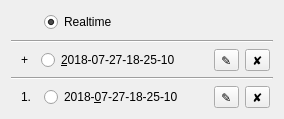
                       <widget class="QWidget" name="snap_snapshotlist">
                        <property name="geometry">
                         <rect>
                          <x>0</x>
                          <y>0</y>
                          <width>284</width>
                          <height>115</height>
                         </rect>
                        </property>
                        <property name="sizePolicy">
                         <sizepolicy hsizetype="Preferred" vsizetype="Maximum">
                          <horstretch>0</horstretch>
                          <verstretch>0</verstretch>
                         </sizepolicy>
                        </property>
                        <layout class="QVBoxLayout" name="verticalLayout_9">
                         <item>
                          <widget class="QWidget" name="widget_14" native="true">
                           <layout class="QHBoxLayout" name="horizontalLayout_23">
                            <property name="leftMargin">
                             <number>3</number>
                            </property>
                            <property name="topMargin">
                             <number>0</number>
                            </property>
                            <property name="rightMargin">
                             <number>3</number>
                            </property>
                            <property name="bottomMargin">
                             <number>0</number>
                            </property>
                            <item>
                             <widget class="QToolButton" name="toolButton_3">
                              <property name="enabled">
                               <bool>false</bool>
                              </property>
                              <property name="maximumSize">
                               <size>
                                <width>30</width>
                                <height>16777215</height>
                               </size>
                              </property>
                              <property name="text">
                               <string/>
                              </property>
                              <property name="autoRaise">
                               <bool>true</bool>
                              </property>
                             </widget>
                            </item>
                            <item>
                             <widget class="QRadioButton" name="snap_realtime">
                              <property name="sizePolicy">
                               <sizepolicy hsizetype="Maximum" vsizetype="Fixed">
                                <horstretch>0</horstretch>
                                <verstretch>0</verstretch>
                               </sizepolicy>
                              </property>
                              <property name="text">
                               <string>Realtime</string>
                              </property>
                              <property name="checkable">
                               <bool>true</bool>
                              </property>
                              <property name="checked">
                               <bool>true</bool>
                              </property>
                              <attribute name="buttonGroup">
                               <string notr="true">snap_select_group</string>
                              </attribute>
                             </widget>
                            </item>
                            <item>
                             <spacer name="horizontalSpacer_7">
                              <property name="orientation">
                               <enum>Qt::Horizontal</enum>
                              </property>
                              <property name="sizeHint" stdset="0">
                               <size>
                                <width>40</width>
                                <height>20</height>
                               </size>
                              </property>
                             </spacer>
                            </item>
                           </layout>
                          </widget>
                         </item>
                         <item>
                          <widget class="Line" name="snap_dummy4">
                           <property name="orientation">
                            <enum>Qt::Horizontal</enum>
                           </property>
                          </widget>
                         </item>
                         <item>
                          <widget class="QWidget" name="snap_dummy1" native="true">
                           <property name="sizePolicy">
                            <sizepolicy hsizetype="Preferred" vsizetype="Maximum">
                             <horstretch>0</horstretch>
                             <verstretch>0</verstretch>
                            </sizepolicy>
                           </property>
                           <layout class="QHBoxLayout" name="horizontalLayout_13">
                            <property name="leftMargin">
                             <number>3</number>
                            </property>
                            <property name="topMargin">
                             <number>0</number>
                            </property>
                            <property name="rightMargin">
                             <number>3</number>
                            </property>
                            <property name="bottomMargin">
                             <number>0</number>
                            </property>
                            <item>
                             <widget class="QToolButton" name="dummyShow">
                              <property name="maximumSize">
                               <size>
                                <width>30</width>
                                <height>16777215</height>
                               </size>
                              </property>
                              <property name="text">
                               <string>+</string>
                              </property>
                              <property name="checkable">
                               <bool>false</bool>
                              </property>
                              <property name="autoRaise">
                               <bool>true</bool>
                              </property>
                             </widget>
                            </item>
                            <item>
                             <widget class="QRadioButton" name="radioButton">
                              <property name="sizePolicy">
                               <sizepolicy hsizetype="Maximum" vsizetype="Fixed">
                                <horstretch>0</horstretch>
                                <verstretch>0</verstretch>
                               </sizepolicy>
                              </property>
                              <property name="text">
                               <string>&amp;2018-07-27-18-25-10</string>
                              </property>
                              <property name="checkable">
                               <bool>true</bool>
                              </property>
                              <property name="checked">
                               <bool>false</bool>
                              </property>
                              <attribute name="buttonGroup">
                               <string notr="true">snap_select_group</string>
                              </attribute>
                             </widget>
                            </item>
                            <item>
                             <spacer name="horizontalSpacer_8">
                              <property name="orientation">
                               <enum>Qt::Horizontal</enum>
                              </property>
                              <property name="sizeHint" stdset="0">
                               <size>
                                <width>40</width>
                                <height>20</height>
                               </size>
                              </property>
                             </spacer>
                            </item>
                            <item>
                             <widget class="QToolButton" name="toolButton_7">
                              <property name="text">
                               <string>✎</string>
                              </property>
                             </widget>
                            </item>
                            <item>
                             <widget class="QToolButton" name="toolButton_8">
                              <property name="text">
                               <string>✘</string>
                              </property>
                             </widget>
                            </item>
                           </layout>
                          </widget>
                         </item>
                         <item>
                          <widget class="Line" name="snap_dummy3">
                           <property name="orientation">
                            <enum>Qt::Horizontal</enum>
                           </property>
                          </widget>
                         </item>
                         <item>
                          <widget class="QWidget" name="snap_dummy2" native="true">
                           <property name="sizePolicy">
                            <sizepolicy hsizetype="Preferred" vsizetype="Maximum">
                             <horstretch>0</horstretch>
                             <verstretch>0</verstretch>
                            </sizepolicy>
                           </property>
                           <layout class="QHBoxLayout" name="horizontalLayout_14">
                            <property name="leftMargin">
                             <number>3</number>
                            </property>
                            <property name="topMargin">
                             <number>0</number>
                            </property>
                            <property name="rightMargin">
                             <number>3</number>
                            </property>
                            <property name="bottomMargin">
                             <number>0</number>
                            </property>
                            <item>
                             <widget class="QToolButton" name="toolButton_11">
                              <property name="enabled">
                               <bool>true</bool>
                              </property>
                              <property name="maximumSize">
                               <size>
                                <width>30</width>
                                <height>16777215</height>
                               </size>
                              </property>
                              <property name="text">
                               <string>1.</string>
                              </property>
                              <property name="checkable">
                               <bool>false</bool>
                              </property>
                              <property name="checked">
                               <bool>false</bool>
                              </property>
                              <property name="autoRaise">
                               <bool>true</bool>
                              </property>
                             </widget>
                            </item>
                            <item>
                             <widget class="QRadioButton" name="radioButton_2">
                              <property name="sizePolicy">
                               <sizepolicy hsizetype="Maximum" vsizetype="Fixed">
                                <horstretch>0</horstretch>
                                <verstretch>0</verstretch>
                               </sizepolicy>
                              </property>
                              <property name="text">
                               <string>2018-&amp;07-27-18-25-10</string>
                              </property>
                              <property name="checkable">
                               <bool>true</bool>
                              </property>
                              <property name="checked">
                               <bool>false</bool>
                              </property>
                              <attribute name="buttonGroup">
                               <string notr="true">snap_select_group</string>
                              </attribute>
                             </widget>
                            </item>
                            <item>
                             <spacer name="horizontalSpacer_9">
                              <property name="orientation">
                               <enum>Qt::Horizontal</enum>
                              </property>
                              <property name="sizeHint" stdset="0">
                               <size>
                                <width>40</width>
                                <height>20</height>
                               </size>
                              </property>
                             </spacer>
                            </item>
                            <item>
                             <widget class="QToolButton" name="toolButton_9">
                              <property name="text">
                               <string>✎</string>
                              </property>
                             </widget>
                            </item>
                            <item>
                             <widget class="QToolButton" name="toolButton_10">
                              <property name="text">
                               <string>✘</string>
                              </property>
                             </widget>
                            </item>
                           </layout>
                          </widget>
                         </item>
                        </layout>
                       </widget>
